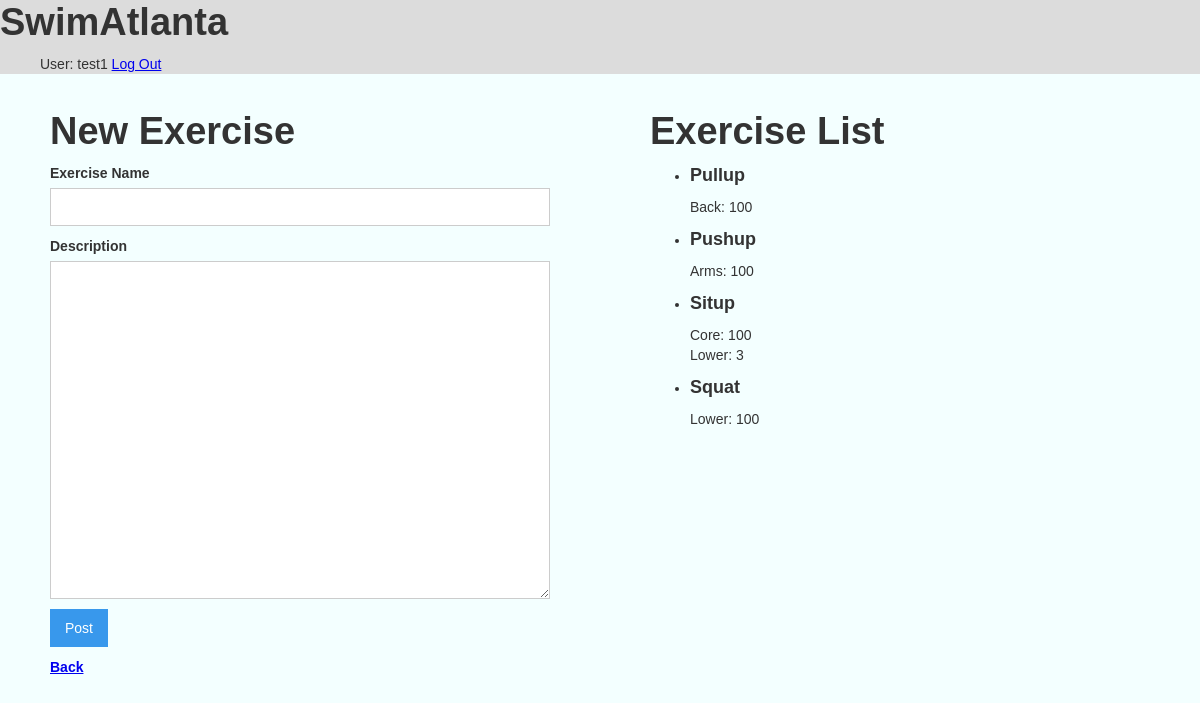
Before: /home/newExercise (signed in) with the older database file.
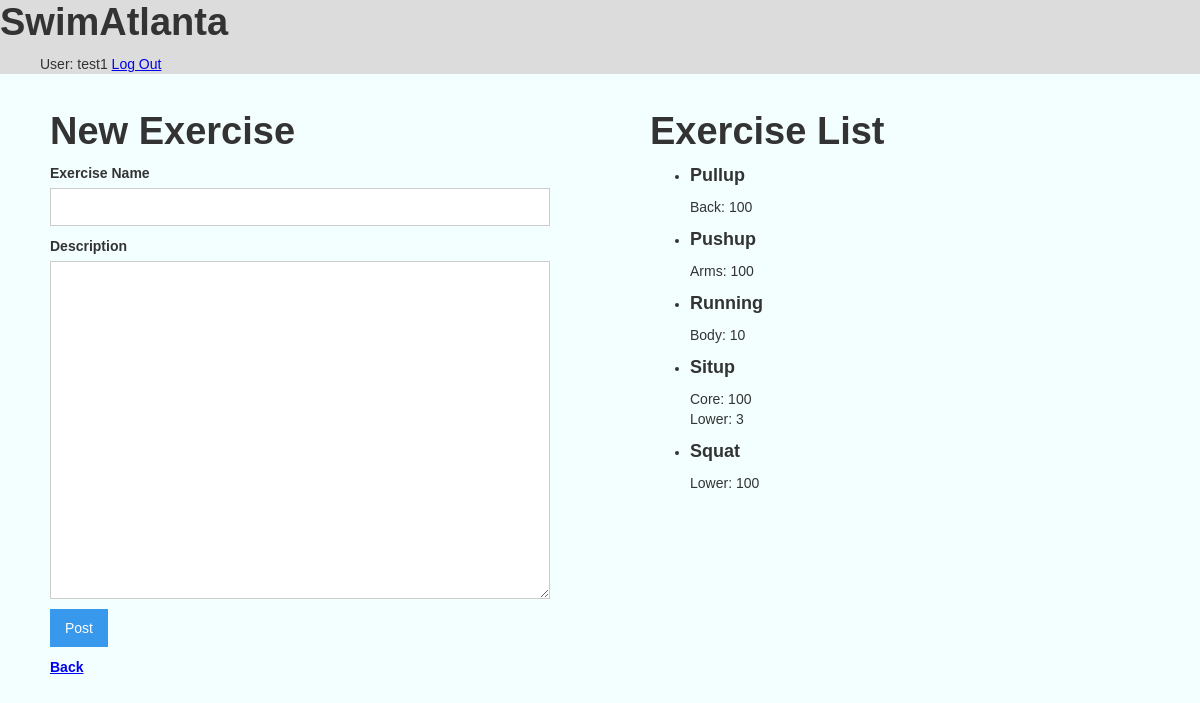
After: the same page with the newer database file.
### tables this page shows
CREATE TABLE exercises (
    id INTEGER PRIMARY KEY AUTOINCREMENT,
    title TEXT NOT NULL,
    descript TEXT NOT NULL
);

### website/newExercise.py (the view, shortened to what this page needs)
@bp.route('/home/newExercise', methods=('GET', 'POST'))
@login_required
def newExercise():
    db = get_db()
    exercises = db.execute(
        "SELECT id, title, descript"
        " FROM exercises"
        " ORDER BY title"
    )
    return render_template("home/newExercise.html", exercises=exercises)

### website/auth.py (called while the page is built)
@bp.before_app_request
def load_logged_in_user():
    user_id = session.get("user_id")
    if user_id is None:
        g.user = None
    else:
        g.user = (
            get_db().execute("SELECT * FROM user WHERE id = ?", (user_id,)).fetchone()
        )

def login_required(view):
    @functools.wraps(view)
    def wrapped_view(**kwargs):
        if g.user is None:
            return redirect(url_for('auth.login'))
        return view(**kwargs)
    return wrapped_view

### website/db.py (called while the page is built)
def get_db():
    if "db" not in g:
        g.db = sqlite3.connect(
            current_app.config["DATABASE"], detect_types=sqlite3.PARSE_DECLTYPES
        )
        g.db.row_factory = sqlite3.Row
    return g.db

### website/templates/home/newExercise.html (shortened to what this page needs)
{% extends 'base.html' %}
{% block content %}
<html>
<body style="background-color: #F3FFFF;">
    <div class="column" style="padding: 25px 50px 25px">
        <div><h1>New Exercise</h1></div>
        <form method="post">
            <label for="exerName">Exercise Name</label>
            <input name="exerName" id="exerName" required class="w-input">
            <label for="exerDescript">Description</label>
            <textarea name="exerDescript" id="exerDescript" rows="16" required class="w-input"> </textarea>
            <input type="submit" value="Post" class="w-button">
        </form>
        <h5 style="padding: 0px 0px 0px"><a href="{{ url_for('coachHome.coachHome') }}">Back</a></h5>
    </div>
    <div class="column" style="padding: 25px 50px 25px">
        <h1>Exercise List</h1>
        <div class="div-block-7">
            <ul>
                {% for exercise in exercises %}
                <li>
                    <div>
                        <h4>{{ exercise['title'] }}</h4>
                        <p id="{{ exercise.id }}">{{ exercise['descript'] }}</p>
                    </div>
                </li>
                {% endfor %}
            </ul>
        </div>
    </div>
</body>
</html>
{% endblock %}

Changed rows visible on the page:
added exercises: title "Running", descript "Body: 10"
